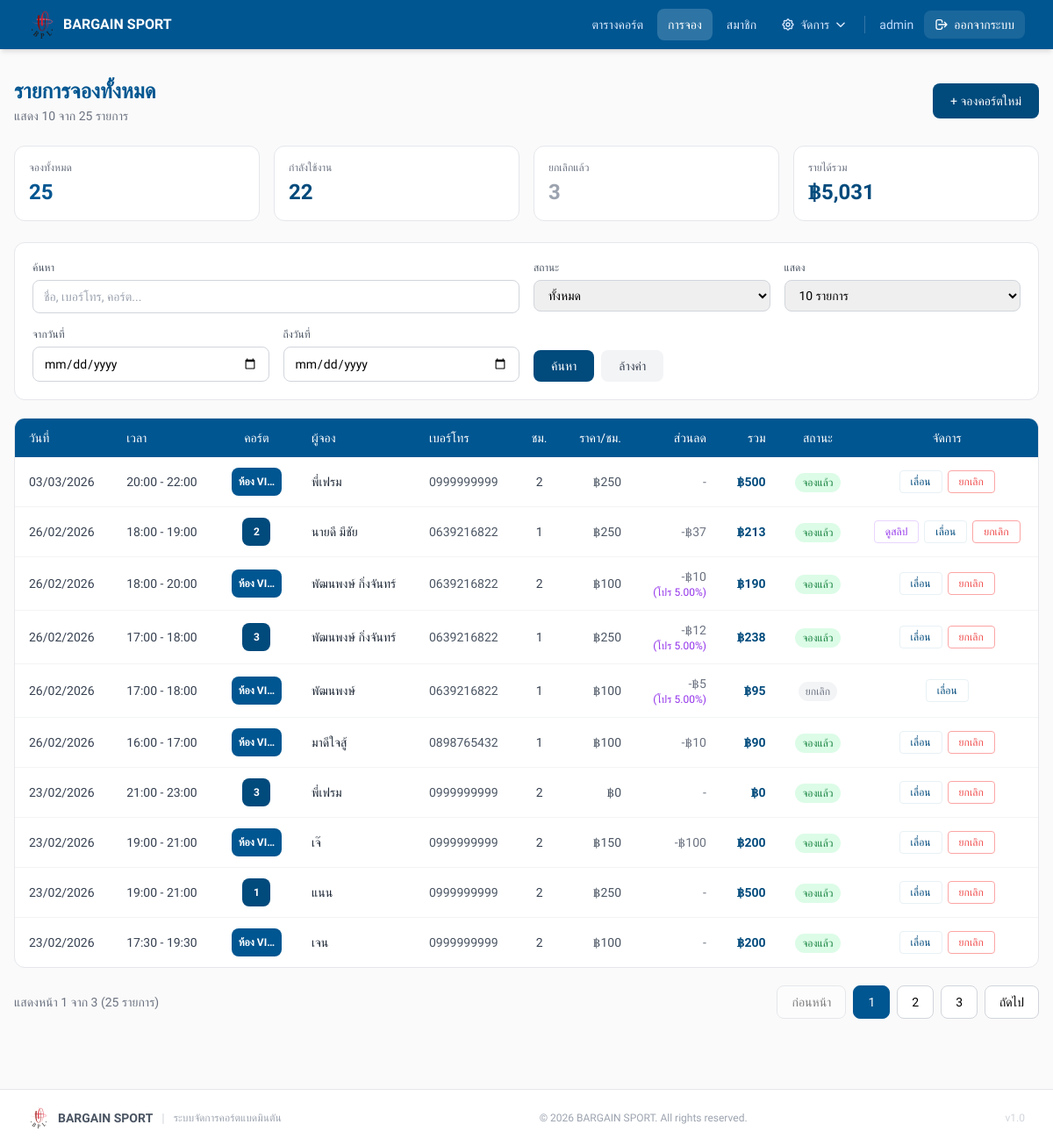
Page /bookings/index.php (signed in) on the committed database.
### tables this page shows
CREATE TABLE `bookings` (
  `id` int NOT NULL,
  `court_id` int NOT NULL,
  `customer_name` varchar(100) NOT NULL,
  `customer_phone` varchar(30) DEFAULT NULL,
  `member_id` int DEFAULT NULL,
  `promotion_id` int DEFAULT NULL,
  `promotion_discount_percent` decimal(5,2) DEFAULT NULL,
  `payment_slip_path` varchar(255) DEFAULT NULL,
  `start_datetime` datetime NOT NULL,
  `duration_hours` int NOT NULL,
  `price_per_hour` decimal(10,2) NOT NULL,
  `discount_amount` decimal(10,2) NOT NULL DEFAULT '0.00',
  `total_amount` decimal(10,2) NOT NULL,
  `status` enum('booked','cancelled') NOT NULL DEFAULT 'booked',
  `created_by` int DEFAULT NULL,
  `created_at` timestamp NOT NULL DEFAULT CURRENT_TIMESTAMP,
  `updated_at` timestamp NULL DEFAULT NULL
);

CREATE TABLE `courts` (
  `id` int NOT NULL,
  `court_no` int NOT NULL,
  `vip_room_name` varchar(100) DEFAULT NULL COMMENT 'ชื่อห้อง VIP',
  `status` enum('Available','Booked','In Use','Maintenance') DEFAULT 'Available',
  `is_vip` tinyint(1) NOT NULL DEFAULT '0',
  `court_type` enum('normal','vip') DEFAULT 'normal' COMMENT 'ประเภทคอร์ต: normal=ปกติ, vip=VIP',
  `vip_price` decimal(10,2) DEFAULT NULL COMMENT 'ราคาพิเศษสำหรับคอร์ต VIP (บาท/ชั่วโมง)',
  `normal_price` decimal(10,2) DEFAULT NULL COMMENT 'ราคาคงที่สำหรับคอร์ตปกติ (optional)',
  `pricing_group_id` int DEFAULT NULL
);

### bookings/index.php (the view, shortened to what this page needs)
<?php
require_once __DIR__.'/../config/db.php';
$search = trim($_GET['search'] ?? '');
$date_from = $_GET['date_from'] ?? '';
$date_to = $_GET['date_to'] ?? '';
$per_page = isset($_GET['per_page']) && $_GET['per_page'] !== 'all' ? (int)$_GET['per_page'] : 10;
$page = max(1, (int)($_GET['page'] ?? 1));
$where = ['1=1'];
$params = [];
$whereClause = implode(' AND ', $where);
$countStmt = $pdo->prepare("SELECT COUNT(*) FROM bookings b JOIN courts c ON b.court_id=c.id WHERE $whereClause");
$countStmt->execute($params);
$totalRecords = $countStmt->fetchColumn();
$offset = 0;
$totalPages = 1;
if ($per_page > 0) {
    $totalPages = max(1, ceil($totalRecords / $per_page));
    $page = min($page, $totalPages);
    $offset = ($page - 1) * $per_page;
}
$query = "SELECT b.*, c.court_no, c.vip_room_name, c.court_type, c.is_vip FROM bookings b JOIN courts c ON b.court_id=c.id WHERE $whereClause ORDER BY b.start_datetime DESC";
if ($per_page > 0) {
    $query .= " LIMIT $per_page OFFSET $offset";
}
$stmt = $pdo->prepare($query);
$stmt->execute($params);
$rows = $stmt->fetchAll();
$bookedCount = $pdo->prepare("SELECT COUNT(*) FROM bookings b JOIN courts c ON b.court_id=c.id WHERE $whereClause AND b.status='booked'");
$bookedCount->execute($params);
$bookedTotal = $bookedCount->fetchColumn();
$cancelledCount = $pdo->prepare("SELECT COUNT(*) FROM bookings b JOIN courts c ON b.court_id=c.id WHERE $whereClause AND b.status='cancelled'");
$cancelledCount->execute($params);
$cancelledTotal = $cancelledCount->fetchColumn();
$revenueStmt = $pdo->prepare("SELECT SUM(b.total_amount) FROM bookings b JOIN courts c ON b.court_id=c.id WHERE $whereClause AND b.status='booked'");
$revenueStmt->execute($params);
$totalRevenue = $revenueStmt->fetchColumn() ?? 0;
?>
<!doctype html>
<html lang="th">
<head>
<script src="https://cdn.tailwindcss.com"></script>
</head>
<body style="background:#FAFAFA;" class="min-h-screen">
<?php include __DIR__.'/../includes/header.php'; ?>
<div class="max-w-7xl mx-auto px-4 py-8">
  <div class="flex flex-col sm:flex-row justify-between items-start sm:items-center gap-4 mb-6">
    <div>
      <h1 style="color:#005691;" class="text-2xl font-bold">รายการจองทั้งหมด</h1>
      <p class="text-gray-500 text-sm mt-0.5">แสดง <?= count($rows) ?> จาก <?= $totalRecords ?> รายการ</p>
    </div>
    <a href="create.php"
       style="background:#004A7C;"
       class="px-5 py-2.5 text-white text-sm font-medium rounded-lg hover:opacity-90 transition-opacity">
      + จองคอร์ตใหม่
    </a>
  </div>
  <div class="grid grid-cols-2 sm:grid-cols-4 gap-4 mb-6">
    <div class="bg-white rounded-xl border border-gray-200 p-4">
      <p class="text-gray-500 text-xs mb-1">จองทั้งหมด</p>
      <p style="color:#005691;" class="text-2xl font-bold"><?= $totalRecords ?></p>
    </div>
    <div class="bg-white rounded-xl border border-gray-200 p-4">
      <p class="text-gray-500 text-xs mb-1">กำลังใช้งาน</p>
      <p style="color:#004A7C;" class="text-2xl font-bold"><?= $bookedTotal ?></p>
    </div>
    <div class="bg-white rounded-xl border border-gray-200 p-4">
      <p class="text-gray-500 text-xs mb-1">ยกเลิกแล้ว</p>
      <p class="text-2xl font-bold text-gray-400"><?= $cancelledTotal ?></p>
    </div>
    <div class="bg-white rounded-xl border border-gray-200 p-4">
      <p class="text-gray-500 text-xs mb-1">รายได้รวม</p>
      <p style="color:#004A7C;" class="text-2xl font-bold">฿<?= number_format($totalRevenue, 0) ?></p>
    </div>
  </div>
  <div class="bg-white rounded-xl border border-gray-200 p-5 mb-5">
    <form method="get" class="space-y-4">
      <div class="grid grid-cols-1 md:grid-cols-2 lg:grid-cols-4 gap-4">
        <div class="lg:col-span-2">
          <label class="block text-xs font-medium text-gray-600 mb-1.5">ค้นหา</label>
          <input type="text" name="search" value="<?= htmlspecialchars($search) ?>"
                 placeholder="ชื่อ, เบอร์โทร, คอร์ต..."
                 class="w-full px-3 py-2 border border-gray-300 rounded-lg focus:border-[#005691] focus:ring-2 focus:ring-[#005691]/20 outline-none text-sm">
        </div>
        <div>
          <label class="block text-xs font-medium text-gray-600 mb-1.5">สถานะ</label>
          <select name="status"
                  class="w-full px-3 py-2 border border-gray-300 rounded-lg focus:border-[#005691] focus:ring-2 focus:ring-[#005691]/20 outline-none text-sm">
            <option value="">ทั้งหมด</option>
          </select>
        </div>
        <div>
          <label class="block text-xs font-medium text-gray-600 mb-1.5">แสดง</label>
          <select name="per_page"
                  class="w-full px-3 py-2 border border-gray-300 rounded-lg focus:border-[#005691] focus:ring-2 focus:ring-[#005691]/20 outline-none text-sm">
            <option value="10" <?= $per_page === 10 ? 'selected' : '' ?>>10 รายการ</option>
          </select>
        </div>
        <div>
          <label class="block text-xs font-medium text-gray-600 mb-1.5">จากวันที่</label>
          <input type="date" name="date_from" value="<?= htmlspecialchars($date_from) ?>"
                 class="w-full px-3 py-2 border border-gray-300 rounded-lg focus:border-[#005691] focus:ring-2 focus:ring-[#005691]/20 outline-none text-sm">
        </div>
        <div>
          <label class="block text-xs font-medium text-gray-600 mb-1.5">ถึงวันที่</label>
          <input type="date" name="date_to" value="<?= htmlspecialchars($date_to) ?>"
                 class="w-full px-3 py-2 border border-gray-300 rounded-lg focus:border-[#005691] focus:ring-2 focus:ring-[#005691]/20 outline-none text-sm">
        </div>
        <div class="lg:col-span-2 flex gap-2 items-end">
          <button type="submit"
                  style="background:#004A7C;"
                  class="px-5 py-2 text-white text-sm font-medium rounded-lg hover:opacity-90 transition-opacity">
            ค้นหา
          </button>
          <a href="index.php"
             class="px-5 py-2 bg-gray-100 text-gray-700 text-sm font-medium rounded-lg hover:bg-gray-200 transition-colors">
            ล้างค่า
          </a>
        </div>
      </div>
    </form>
  </div>
  <div class="bg-white rounded-xl border border-gray-200 overflow-hidden">
    <div class="hidden md:block overflow-x-auto">
      <?php if (count($rows) > 0): ?>
      <table class="w-full text-sm">
        <thead>
          <tr style="background:#005691;" class="text-white text-left">
            <th class="px-4 py-3 font-medium">วันที่</th>
            <th class="px-4 py-3 font-medium">เวลา</th>
            <th class="px-4 py-3 font-medium text-center">คอร์ต</th>
            <th class="px-4 py-3 font-medium">ผู้จอง</th>
            <th class="px-4 py-3 font-medium">เบอร์โทร</th>
            <th class="px-4 py-3 font-medium text-center">ชม.</th>
            <th class="px-4 py-3 font-medium text-right">ราคา/ชม.</th>
            <th class="px-4 py-3 font-medium text-right">ส่วนลด</th>
            <th class="px-4 py-3 font-medium text-right">รวม</th>
            <th class="px-4 py-3 font-medium text-center">สถานะ</th>
            <th class="px-4 py-3 font-medium text-center">จัดการ</th>
          </tr>
        </thead>
        <tbody class="divide-y divide-gray-100">
          <?php foreach($rows as $r):
            $s = new DateTime($r['start_datetime']);
            $isBooked = $r['status'] === 'booked';
            $isVipCourt = ($r['court_type'] === 'vip' || $r['is_vip'] == 1);
            $courtLabel = $isVipCourt ? ($r['vip_room_name'] ?? 'VIP') : $r['court_no'];
          ?>
          <tr class="hover:bg-gray-50 transition-colors">
            <td class="px-4 py-3 text-gray-700"><?=$s->format('d/m/Y')?></td>
            <td class="px-4 py-3 text-gray-700">
              <?=$s->format('H:i')?> - <?=(clone $s)->modify('+'.$r['duration_hours'].' hour')->format('H:i')?>
            </td>
            <td class="px-4 py-3 text-center">
              <?php if ($isVipCourt): ?>
              <span style="background:#005691;" class="inline-flex items-center justify-center px-2 h-8 text-white rounded-lg text-xs font-bold whitespace-nowrap max-w-[7rem] overflow-hidden" title="<?= htmlspecialchars($courtLabel) ?>">
                <?= htmlspecialchars(mb_strimwidth($courtLabel, 0, 8, '…')) ?>
              </span>
              <?php else: ?>
              <span style="background:#004A7C;" class="inline-flex items-center justify-center w-8 h-8 text-white rounded-lg text-xs font-bold">
                <?= htmlspecialchars($courtLabel) ?>
              </span>
              <?php endif; ?>
            </td>
            <td class="px-4 py-3 text-gray-800"><?=htmlspecialchars($r['customer_name'])?></td>
            <td class="px-4 py-3 text-gray-600"><?=htmlspecialchars($r['customer_phone'])?></td>
            <td class="px-4 py-3 text-center text-gray-700"><?=$r['duration_hours']?></td>
            <td class="px-4 py-3 text-right text-gray-600">฿<?=number_format($r['price_per_hour'],0)?></td>
            <td class="px-4 py-3 text-right text-gray-500">
              <?php if ($r['discount_amount'] > 0): ?>
                -฿<?= number_format($r['discount_amount'], 0) ?>
                <?php if (!empty($r['promotion_discount_percent'])): ?>
                <span class="text-xs text-purple-600 block">(โปร <?= $r['promotion_discount_percent'] ?>%)</span>
                <?php endif; ?>
              <?php else: ?>-<?php endif; ?>
            </td>
            <td style="color:#004A7C;" class="px-4 py-3 text-right font-semibold">฿<?=number_format($r['total_amount'],0)?></td>
            <td class="px-4 py-3 text-center">
              <span class="text-xs px-2 py-1 rounded-full <?= $isBooked ? 'bg-green-100 text-green-700' : 'bg-gray-100 text-gray-500' ?>">
                <?= $isBooked ? 'จองแล้ว' : 'ยกเลิก' ?>
              </span>
            </td>
            <td class="px-4 py-3">
              <div class="flex gap-1.5 justify-center flex-wrap">
                <?php if (!empty($r['payment_slip_path'])): ?>
                <button onclick="viewSlip('<?= htmlspecialchars($r['payment_slip_path'], ENT_QUOTES) ?>')"
                        class="px-3 py-1 border border-purple-200 text-purple-600 rounded text-xs hover:bg-purple-50 transition-colors">
                    ดูสลิป
                </button>
                <?php endif; ?>
                <a href="update.php?id=<?=$r['id']?>"
                   style="color:#004A7C; border-color:#E8F1F5;"
                   class="px-3 py-1 border rounded text-xs hover:bg-[#FAFAFA] transition-colors">เลื่อน</a>
                <?php if($isBooked): ?>
                <a href="cancel.php?id=<?=$r['id']?>"
                   onclick="return confirm('ยืนยันยกเลิกการจอง?')"
                   class="px-3 py-1 border border-red-300 text-red-500 rounded text-xs hover:bg-red-50 transition-colors">ยกเลิก</a>
                <?php endif; ?>
              </div>
            </td>
          </tr>
          <?php endforeach; ?>
        </tbody>
      </table>
      <?php endif; ?>
    </div>
  </div>
  <?php if ($per_page > 0 && $totalPages > 1): ?>
  <div class="mt-5 flex flex-col sm:flex-row justify-between items-center gap-4">
    <p class="text-sm text-gray-500">
      แสดงหน้า <?= $page ?> จาก <?= $totalPages ?> (<?= number_format($totalRecords) ?> รายการ)
    </p>
    <div class="flex gap-2">
      <?php
      $queryParams = $_GET;
      $queryParams['page'] = max(1, $page - 1);
      $prevLink = 'index.php?' . http_build_query($queryParams);
      $queryParams['page'] = min($totalPages, $page + 1);
      $nextLink = 'index.php?' . http_build_query($queryParams);
      ?>
      <a href="<?= $prevLink ?>"
         class="px-4 py-2 bg-white border border-gray-300 rounded-lg text-sm hover:bg-gray-50 transition-colors <?= $page <= 1 ? 'opacity-50 pointer-events-none' : '' ?>">
        ก่อนหน้า
      </a>
      <?php
      $startPage = max(1, $page - 2);
      $endPage = min($totalPages, $page + 2);
      for ($i = $startPage; $i <= $endPage; $i++):
        $queryParams['page'] = $i;
        $pageLink = 'index.php?' . http_build_query($queryParams);
      ?>
        <a href="<?= $pageLink ?>"
           class="px-4 py-2 border rounded-lg text-sm transition-colors <?= $i === $page ? 'bg-[#005691] text-white border-[#005691]' : 'bg-white border-gray-300 hover:bg-gray-50' ?>">
          <?= $i ?>
        </a>
      <?php endfor; ?>
      <a href="<?= $nextLink ?>"
         class="px-4 py-2 bg-white border border-gray-300 rounded-lg text-sm hover:bg-gray-50 transition-colors <?= $page >= $totalPages ? 'opacity-50 pointer-events-none' : '' ?>">
        ถัดไป
      </a>
    </div>
  </div>
  <?php endif; ?>
</div>
<?php include __DIR__.'/../includes/footer.php'; ?>
</body>
</html>

### includes/header.php (style rules this page uses)
* { font-family: 'Prompt', sans-serif !important; }

### rows in the picture
bookings: start_datetime "03/03/2026", start_datetime "20:00", start_datetime+duration_hours "22:00", court.vip_room_name "ห้อง VI…", customer_name "พี่เฟรม", customer_phone "0999999999", duration_hours "2", price_per_hour "250", total_amount "500", status "จองแล้ว"
bookings: start_datetime "26/02/2026", start_datetime "18:00", start_datetime+duration_hours "19:00", court.court_no "2", customer_name "นายดี มีชัย", customer_phone "0639216822", duration_hours "1", price_per_hour "250", discount_amount "37", total_amount "213", status "จองแล้ว"
bookings: start_datetime "26/02/2026", start_datetime "18:00", start_datetime+duration_hours "20:00", court.vip_room_name "ห้อง VI…", customer_name "พัฒนพงษ์ กิ่งจันทร์", customer_phone "0639216822", duration_hours "2", price_per_hour "100", discount_amount "10", promotion_discount_percent "5.00", total_amount "190", status "จองแล้ว"
bookings: start_datetime "26/02/2026", start_datetime "17:00", start_datetime+duration_hours "18:00", court.court_no "3", customer_name "พัฒนพงษ์ กิ่งจันทร์", customer_phone "0639216822", duration_hours "1", price_per_hour "250", discount_amount "12", promotion_discount_percent "5.00", total_amount "238", status "จองแล้ว"
bookings: start_datetime "26/02/2026", start_datetime "17:00", start_datetime+duration_hours "18:00", court.vip_room_name "ห้อง VI…", customer_name "พัฒนพงษ์", customer_phone "0639216822", duration_hours "1", price_per_hour "100", discount_amount "5", promotion_discount_percent "5.00", total_amount "95", status "ยกเลิก"
bookings: start_datetime "26/02/2026", start_datetime "16:00", start_datetime+duration_hours "17:00", court.vip_room_name "ห้อง VI…", customer_name "มาดีใจสู้", customer_phone "0898765432", duration_hours "1", price_per_hour "100", discount_amount "10", total_amount "90", status "จองแล้ว"
bookings: start_datetime "23/02/2026", start_datetime "21:00", start_datetime+duration_hours "23:00", court.court_no "3", customer_name "พี่เฟรม", customer_phone "0999999999", duration_hours "2", price_per_hour "0", total_amount "0", status "จองแล้ว"
bookings: start_datetime "23/02/2026", start_datetime "19:00", start_datetime+duration_hours "21:00", court.vip_room_name "ห้อง VI…", customer_name "เจ๊", customer_phone "0999999999", duration_hours "2", price_per_hour "150", discount_amount "100", total_amount "200", status "จองแล้ว"
bookings: start_datetime "23/02/2026", start_datetime "19:00", start_datetime+duration_hours "21:00", court.court_no "1", customer_name "แนน", customer_phone "0999999999", duration_hours "2", price_per_hour "250", total_amount "500", status "จองแล้ว"
bookings: start_datetime "23/02/2026", start_datetime "17:30", start_datetime+duration_hours "19:30", court.vip_room_name "ห้อง VI…", customer_name "เจน", customer_phone "0999999999", duration_hours "2", price_per_hour "100", total_amount "200", status "จองแล้ว"

### other values in the picture
$_username "admin"
count($rows) "10"
$totalRecords "25"
$bookedTotal "22"
$cancelledTotal "3"
$totalRevenue "5,031"
$page "1"
$totalPages "3"
